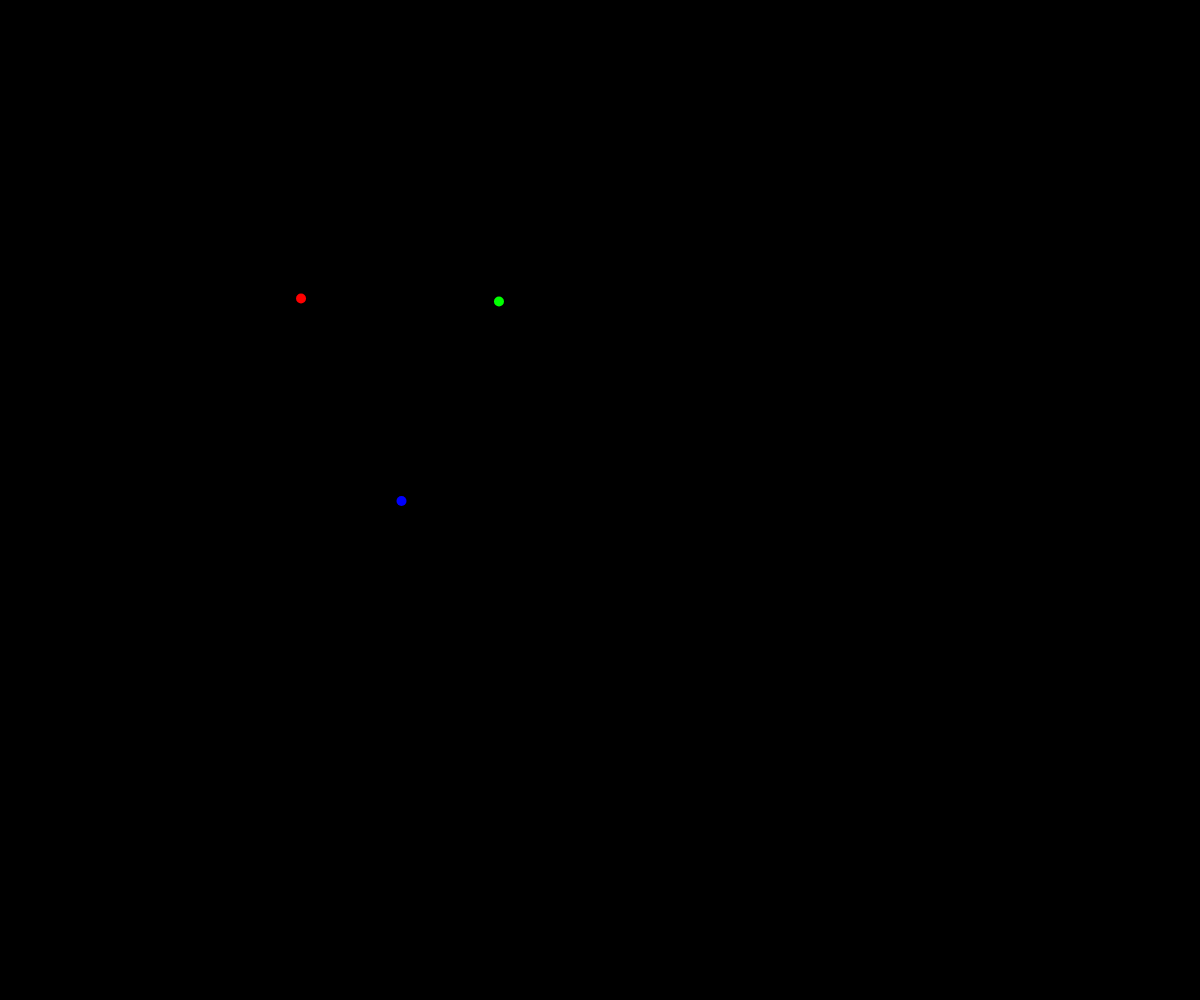
Frame 1 (no input)
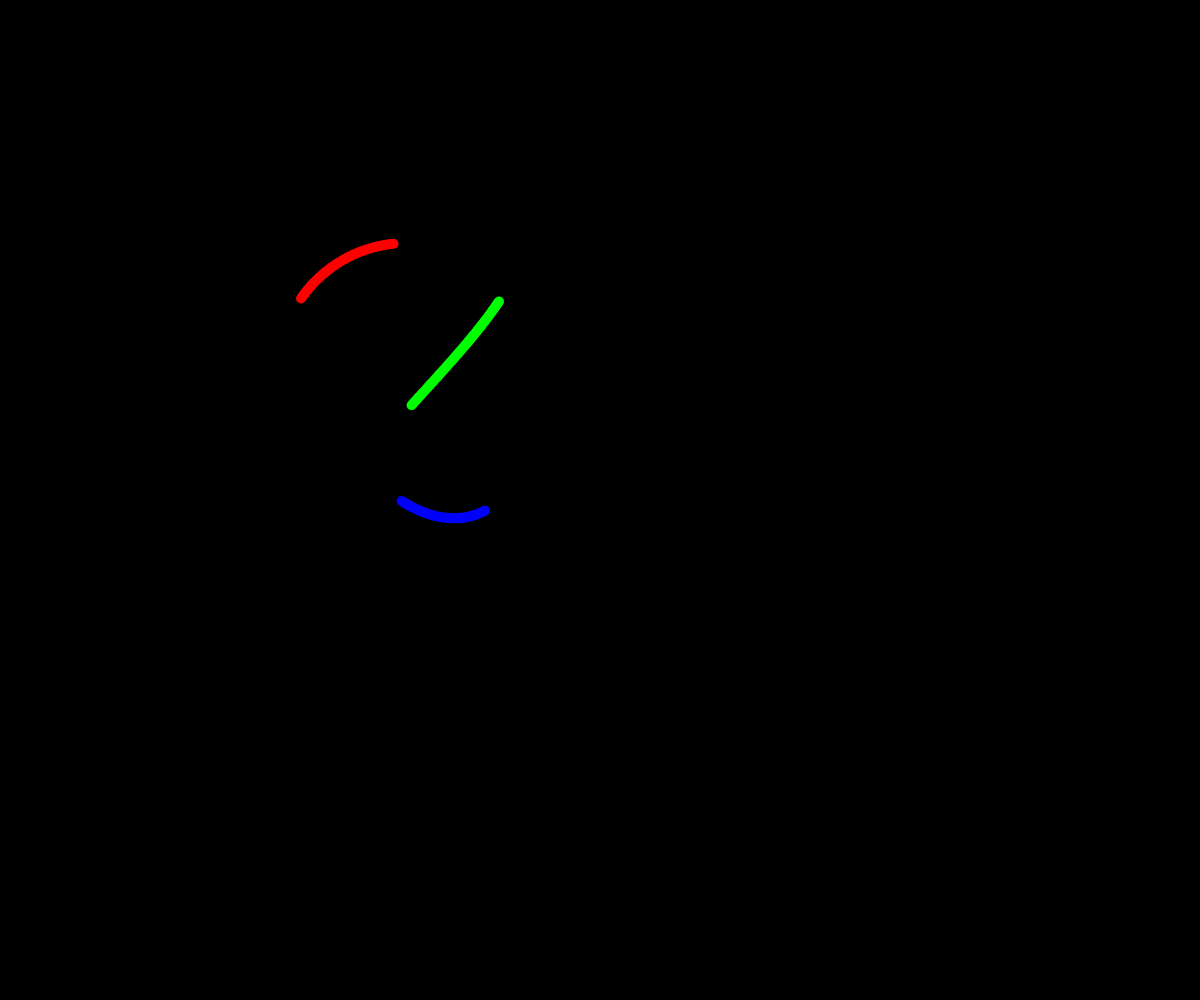
Frame 60 (no input)
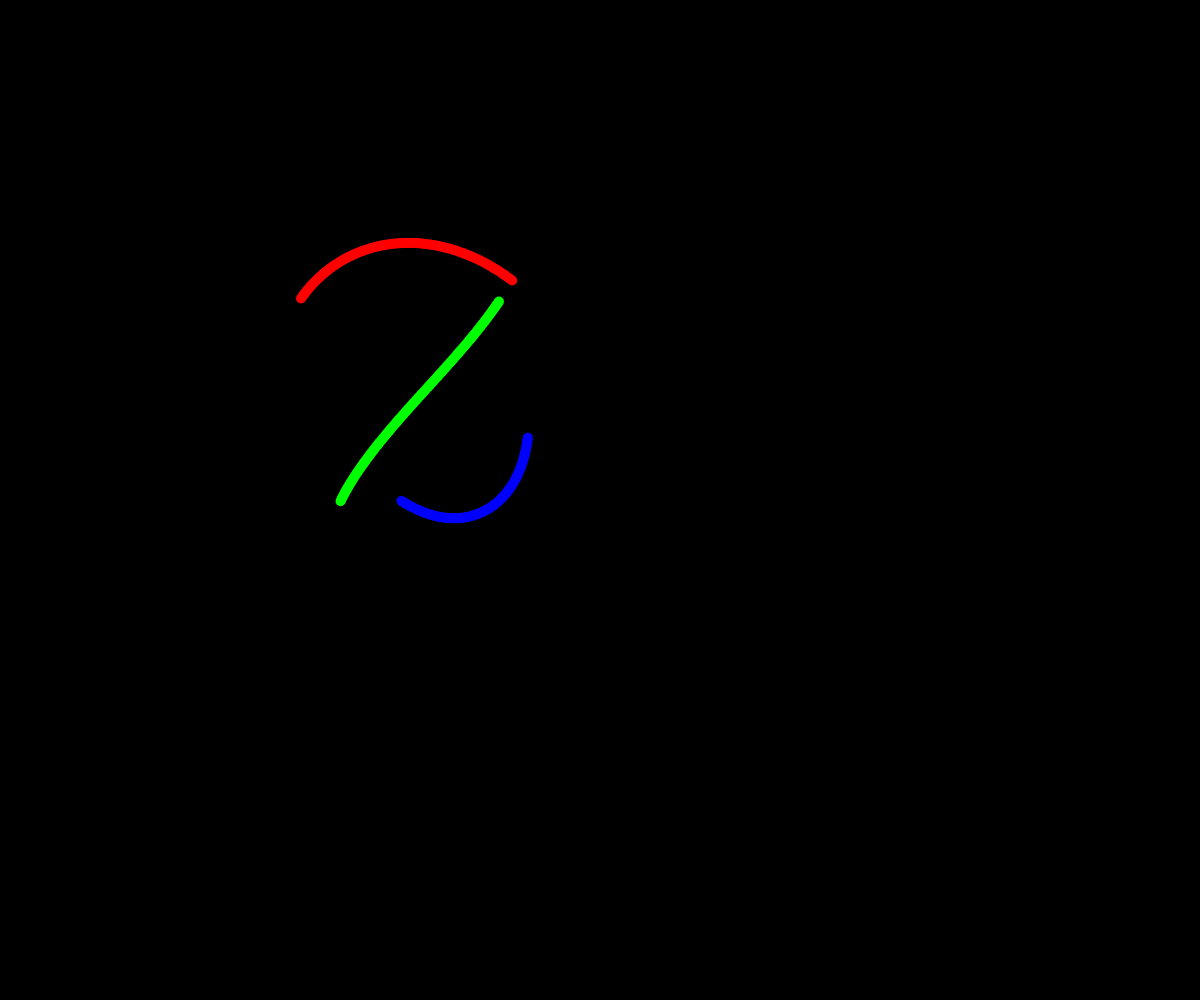
Frame 120 (the mouse pressed at the canvas centre since frame 60)

The p5.js sketch that drew these frames (run headless with seeded random() and noise() and a simulated clock; from frame 60 on, the mouse is pressed at the canvas centre):

// p5.js sketch
// ── sketch.js
let bodies = [];
let colors = [];

function setup() {
  createCanvas(windowWidth, windowHeight);
  background(0);
  bodies.push(new Body(300, 300, 1, -1.5, 10, color(255, 0, 0)));
  bodies.push(new Body(500, 300, -1, 1.5, 10, color(0, 255, 0)));
  bodies.push(new Body(400, 500, 1.5, 1, 10, color(0, 0, 255)));
}

function draw() {
  for (let body of bodies) {
    body.update();
    body.checkEdges();
    body.show();
  }
}

class Body {
  constructor(x, y, vx, vy, mass, col) {
    this.pos = createVector(x, y);
    this.vel = createVector(vx, vy);
    this.acc = createVector(0, 0);
    this.mass = mass;
    this.col = col; // 각 천체의 색상
  }

  applyForce(force) {
    let f = p5.Vector.div(force, this.mass);
    this.acc.add(f);
  }

  update() {
    this.acc.set(0, 0);
    for (let other of bodies) {
      if (other !== this) {
        let force = this.attract(other);
        this.applyForce(force);
      }
    }
    this.vel.add(this.acc);
    this.pos.add(this.vel);
  }

  attract(other) {
    let G = 0.9; // 중력 상수 조정
    let r = p5.Vector.dist(this.pos, other.pos);
    r = constrain(r, 5, 25); // 최소 및 최대 거리 제한
    let strength = (G * this.mass * other.mass) / (r * r);
    let force = p5.Vector.sub(other.pos, this.pos);
    force.setMag(strength);
    return force;
  }

  checkEdges() {
    // 벽에 부딪히면 반사하도록 설정
    if (this.pos.x > width || this.pos.x < 0) {
      this.vel.x *= -1;
    }
    if (this.pos.y > height || this.pos.y < 0) {
      this.vel.y *= -1;
    }
    this.pos.x = constrain(this.pos.x, 0, width);
    this.pos.y = constrain(this.pos.y, 0, height);
  }

  show() {
    stroke(this.col);
    strokeWeight(this.mass);
    point(this.pos.x, this.pos.y);
  }
}
